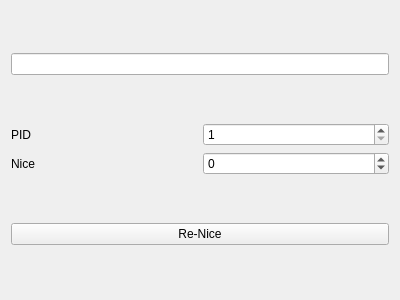
<?xml version="1.0" encoding="UTF-8"?>
<ui version="4.0">
 <class>renice</class>
 <widget class="QWidget" name="renice">
  <property name="geometry">
   <rect>
    <x>0</x>
    <y>0</y>
    <width>400</width>
    <height>300</height>
   </rect>
  </property>
  <property name="windowTitle">
   <string>Form</string>
  </property>
  <layout class="QGridLayout" name="gridLayout_2">
   <item row="1" column="0">
    <layout class="QGridLayout" name="gridLayout">
     <item row="0" column="1">
      <widget class="QSpinBox" name="pid">
       <property name="toolTip">
        <string>Process ID</string>
       </property>
       <property name="minimum">
        <number>1</number>
       </property>
       <property name="maximum">
        <number>999999999</number>
       </property>
      </widget>
     </item>
     <item row="0" column="0">
      <widget class="QLabel" name="label">
       <property name="text">
        <string>PID</string>
       </property>
      </widget>
     </item>
     <item row="1" column="0">
      <widget class="QLabel" name="label_2">
       <property name="text">
        <string>Nice</string>
       </property>
      </widget>
     </item>
     <item row="1" column="1">
      <widget class="QSpinBox" name="nice">
       <property name="toolTip">
        <string>Set the Nice/Priority Value</string>
       </property>
       <property name="minimum">
        <number>-19</number>
       </property>
       <property name="maximum">
        <number>20</number>
       </property>
      </widget>
     </item>
    </layout>
   </item>
   <item row="2" column="0">
    <widget class="QPushButton" name="renice_button">
     <property name="toolTip">
      <string>Renice!</string>
     </property>
     <property name="text">
      <string>Re-Nice</string>
     </property>
    </widget>
   </item>
   <item row="0" column="0">
    <widget class="QLineEdit" name="name">
     <property name="dragEnabled">
      <bool>true</bool>
     </property>
     <property name="readOnly">
      <bool>true</bool>
     </property>
    </widget>
   </item>
  </layout>
 </widget>
 <resources/>
 <connections/>
</ui>
